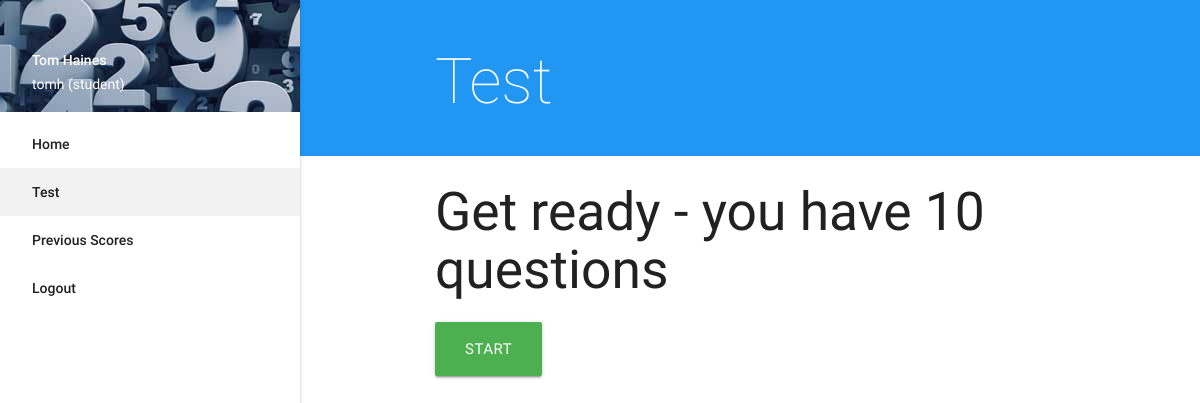
The app's page /student/test/ (signed in) with its own data.
### namesfornumbers/models.py (models this page shows, shortened)
class User(db.Model):
    id = db.Column(db.Integer, primary_key=True)
    name = db.Column(db.String(80))
    username = db.Column(db.String(20))
    password = db.Column(db.LargeBinary())
    role = db.Column(db.String(10))
    is_authenticated = True
    is_active = True
    is_anonymous = False
    questions = db.relationship("Question", backref="student", lazy="dynamic")
    teacher_id = db.Column(db.Integer, db.ForeignKey('user.id'))
    students = db.relationship("User", backref="teacher", lazy="dynamic",
                               remote_side=id, uselist=True)  # This somehow made a many-to-many relationship

### namesfornumbers/student/views.py (the view, shortened to what this page needs)
@student_blueprint.route('/test/', methods=["GET", "POST"])
@login_required
@must_be_student
def test():
    answer_form = AnswerForm()
    if "test" in session:
        test_data = session["test"]
        if test_data["question_count"] == 10:
            unused_question = Question.query.get(int(test_data["question_id"]))
            db.session.delete(unused_question)
            db.session.commit()  # Delete unused record
            session.pop("test")
            return redirect(url_for("student.results", jumbo=True))
        print("attempting to validate...")
        if answer_form.validate_on_submit():
            question_id = int(test_data.get("question_id"))
            answer = Question.query.get(question_id)
            if answer.question_answer == answer_form.answer.data:
                answer.correct = True
                flash("Correct!")
                test_data["correct_count"] += 1
            else:
                answer.correct = False
                flash("Wrong")
            db.session.add(answer)
            next_question = generate_and_add_question()
            db.session.commit()
            test_data["question_id"] = next_question.id
            test_data["question_count"] += 1  # increment question number
            session["test"] = test_data
            return render_template(
                "student/test.html",
                active="test",
                question=next_question,
                answer_form=answer_form,
                test_data=test_data)
        else:
            print('attempting again')
            question = Question.query.get(int(session["test"]["question_id"]))
            if not question:
                question = generate_and_add_question()
                db.session.commit()
                test_data["question_id"] = question.id
            session["test"] = test_data
            return render_template(
                "student/test.html",
                active="test",
                question=question,
                answer_form=answer_form)
    else:
        return render_template(
            "student/test.html", active="test", pretest=True)

### namesfornumbers/__init__.py (called while the page is built)
@login_manager.user_loader
def user_loader(user_id):
    return User.query.get(user_id)

### namesfornumbers/student/views.py (called while the page is built)
def must_be_student(func):  # Check that the current user is actually a student
    @wraps(func)  # Use built-in boilerplate code
    def mustbestudent(*args, **kwargs):
        if current_user.role != "student":
            return abort(401)
        else:
            return func(*args,
                        **kwargs)  # If all fine, execute function anyway
    return mustbestudent

### namesfornumbers/templates/student/test.html (shortened to what this page needs)
{% extends 'base.html' %}
{% block header %}
<div class="section blue">
    <div class="container white-text">
        <h1 style="font-weight:100">Test</h1>
    </div>
</div>
{% endblock %}
{% block content %}
<div class="container">
    {% if question %}
        <form method="POST" action="/student/test/">
            <div class="card">
                <div class="card-content">
                    {{ answer_form.hidden_tag() }}
                    <p>What is <strong>{{ question.question_text }}</strong> as a number? </p>
                    {{ answer_form.errors.get('answer')[0] }}
                    <div class="input-field">
                        {{ answer_form.answer(autofocus=true, value="") }}
                        {{ answer_form.answer.label }}
                    </div>
                    <div class="card-action">
                        <button type="submit" class="btn black white-text">Answer</button>
                    </div>
                </div>
            </div>
        </form>
        {% else %}
        <h2>Get ready - you have 10 questions</h2>
        <a href="/student/test?start=true" class="btn-large green white-text center">START</a>
        {% endif %}
</div>
{% endblock %}

### namesfornumbers/templates/nav.html
<ul id="slide-out" class="side-nav fixed">
    <li>
        <div class="user-view">
            <div class="background">
                <img src="{{ url_for('static', filename='img/number.jpg') }}">
            </div>
            <span class="white-text name">{{ current_user.name }}</span>
            <span class="white-text email">{{ current_user.username }} ({{current_user.role}})</span>
        </div>
    </li>
    <li {% if active and active == "home" %}class="active"{% endif %}><a href="/{{ current_user.role }}/home">Home</a></li>
    {% if current_user.role == "student" %}
    <li {% if active and active == "test" %}class="active"{% endif %}><a href="/student/test">Test</a></li>
    <li {% if active and active == "results" %}class="active"{% endif %}><a href="/student/results/">Previous Scores</a></li>
    {% else %}
    <li {% if active and active=="students" %}class="active" {% endif %}><a href="/teacher/students">Students</a></li>
    <li {% if active and active=="results" %}class="active" {% endif %}><a href="/teacher/results">Results</a></li>
    {% endif %}
    <li><a href="/auth/logout/">Logout</a></li>
</ul>

### records on screen
User: name "Tom Haines", username "tomh", role "student"
